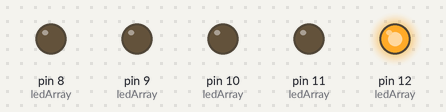
Recording of a sketch running on a simulated Arduino Uno, built with avr-gcc and run on an emulated ATmega328P. Shown: output pins drawn as LEDs (lit = HIGH).

Above: at 0.02 s.
At 0.37 s:
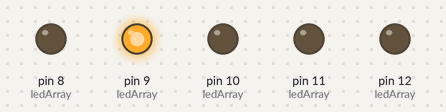
At 0.72 s:
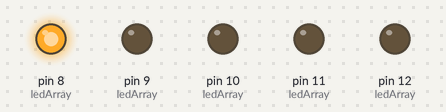
At 1.47 s:
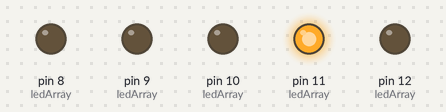
At 2.27 s:
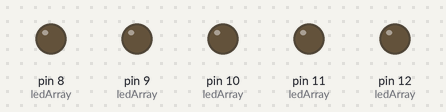
At 2.92 s:
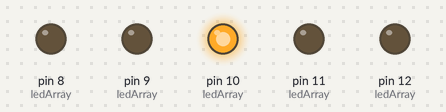
Timing chart, 0 to 3.2 s (numbered marks = the images above):
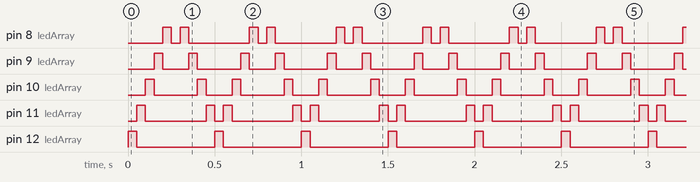

The sketch:

main.ino
```cpp
int ledWire1 = 12;
int ledWire2 = 11;
int ledWire3 = 10;
int ledWire4 = 9;
int ledWire5 = 8;
int ledWire6 = 7;
int ledArray[6] = {ledWire1, ledWire2, ledWire3, ledWire4, ledWire5, ledWire6};
int delayTime = 50;
int led = 0;

void setup() {
    for (int i=0; i<5; i++) {
        pinMode(ledArray[i], OUTPUT);
    }
}
void loop() {
    for (int i=0; i<5; i++) {
        digitalWrite(ledArray[i], HIGH);
        delay(delayTime);
        digitalWrite(ledArray[i], LOW);
        led=i;
    }
    led++;
    digitalWrite(ledArray[led], HIGH);
    delay(delayTime);
    digitalWrite(ledArray[led], LOW);
    led--;
    while (led>0) {
        digitalWrite(ledArray[led], HIGH);
        delay(delayTime);
        digitalWrite(ledArray[led], LOW);
        led--;
    }
} 
```

Measured:
- by itself, pin 8 (ledArray): repeats every 0.50 s: LOW 0.05 s, HIGH 0.05 s, LOW 0.35 s, HIGH 0.05 s
- by itself, pin 9 (ledArray): repeats every 0.50 s: LOW 0.15 s, HIGH 0.05 s, LOW 0.25 s, HIGH 0.05 s
- by itself, pin 10 (ledArray): repeats every 0.50 s: LOW 0.25 s, HIGH 0.05 s, LOW 0.15 s, HIGH 0.05 s
- by itself, pin 11 (ledArray): repeats every 0.50 s: LOW 0.35 s, HIGH 0.05 s, LOW 0.05 s, HIGH 0.05 s
- by itself, pin 12 (ledArray): alternates HIGH for 0.05 s and LOW for 0.45 s
